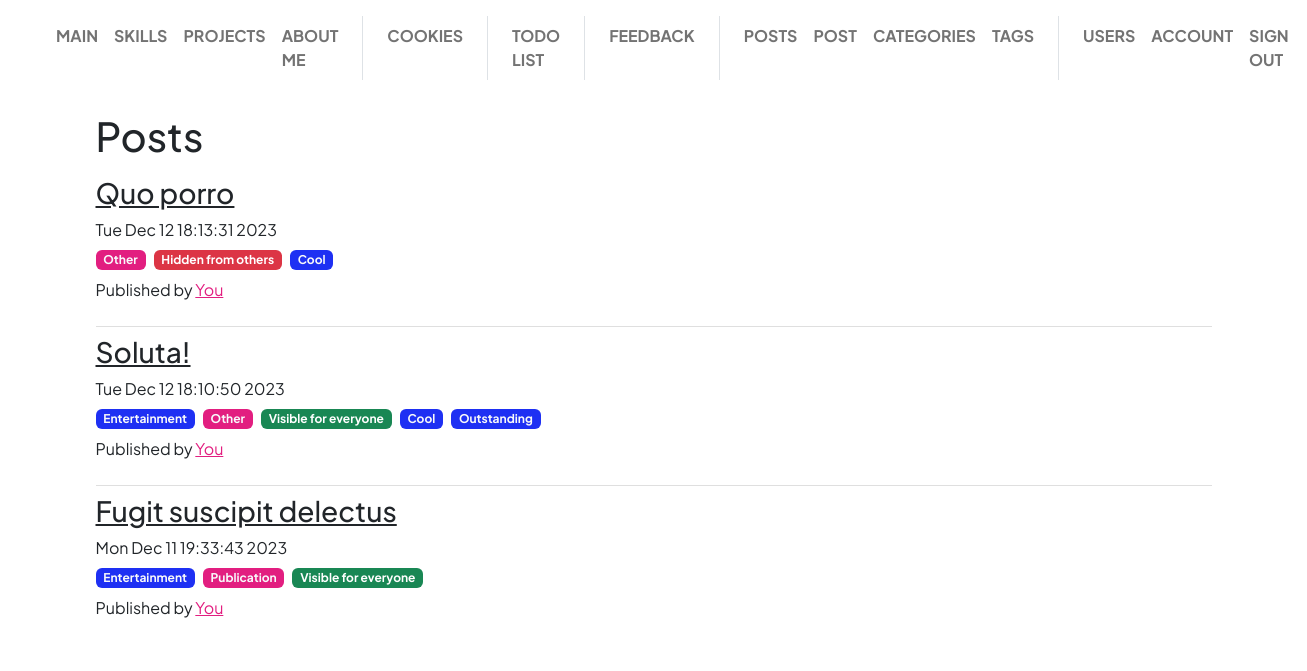
The page /post/list (signed in) on the database its author committed.
### app/post/models.py (models this page shows, shortened)
class Post(db.Model):
    __tablename__ = "post"
    id = Column(Integer, primary_key=True)
    title = Column(String(64), nullable=False)
    text = Column(String(1024), nullable=False)
    created = Column(DateTime(True), nullable=False, default=datetime.now)
    type = Column(Enum(EnumType), default='other')
    enabled = Column(Boolean, nullable=False, default=True)
    user_id = Column(Integer, ForeignKey(User.id), nullable=False)
    category_id = Column(Integer, ForeignKey(Category.id, name="fk_post_category_id"), nullable=True)
    tags: Mapped[List[Tag]] = db.relationship('Tag', secondary=post_tag_m2m, back_populates="posts")
    def visible_posts():
        try:
            current_user_id = current_user.id
        except:
            current_user_id = None
        if current_user_id:
            query = sa.select(Post).where(
                (Post.enabled == True).__or__(Post.user_id == current_user_id))
        else:
            query = sa.select(Post).where((Post.enabled == True))
        return db.session.execute(query.order_by(Post.created.desc())).scalars()

class Tag(db.Model):
    __tablename__ = "tag"
    id = Column(Integer, primary_key=True)
    name = Column(String(48), nullable=False)
    posts: Mapped[List[Post]] = db.relationship(secondary=post_tag_m2m, back_populates="tags")

class Category(db.Model):
    __tablename__ = "category"
    id = Column(Integer, primary_key=True)
    name = Column(String(48), nullable=False)
    posts = db.relationship('Post', backref='category', lazy=True)

### app/post/views.py (the view)
@post_blueprint.route('/', methods=["GET"])
@post_blueprint.route('/list', methods=["GET"])
def list():
    all_posts = Post.visible_posts().all()
    return render_template("post/list.html", all_posts=all_posts)

### app/base/menu.py (called while the page is built)
@base_blueprint.app_context_processor
def inject_menu():
    return dict(menu=__menu__.__iter__(), menu_separator=__separator__)

    @property
    def url(self):
        return url_for(self.endpoint)

    @property
    def visible(self):
        return not self.visibility_lambda or self.visibility_lambda()

### app/post/models.py (called while the page is built)
    @property
    def label(self):
        match self:
            case EnumType.news:
                return 'News'
            case EnumType.publication:
                return 'Publication'
            case EnumType.other:
                return 'Other'

### app/user/models.py (called while the page is built)
@login_manager.user_loader
def user_loader(user_id):
    return User.query.get(int(user_id))

### app/post/templates/post/list.html (shortened to what this page needs)
{% extends "base/base.html" %}
{% block page_body %}
<h1>Posts</h1>
{% if all_posts.__len__() > 0 %}
<ul class="list-group list-group-flush">
    {% for post in all_posts %}
    <li class="list-group-item px-0">
        <h3>
            <a href="{{ url_for('.post', id=post['id']) }}" class="link-dark"> {{ post["title"] }} </a>
        </h3>
        <p class="mb-2"> {{ post["created"].ctime() }} </p>
        <p class="d-flex gap-2 mb-2">
            {% if post["category"] %}
            <span class="badge text-bg-primary text-light"> {{ post["category"]["name"] }} </span>
            {% endif %}
            <span class="badge text-bg-secondary text-light"> {{ post["type"]["label"] }} </span>
            {% if post["user_id"] == current_user.id %}
                {% if post["enabled"] %}
                <span class="badge text-bg-success">Visible for everyone</span>
                {% else %}
                <span class="badge text-bg-danger">Hidden from others</span>
                {% endif %}
            {% endif %}
            {% for tag in post["tags"] %}
                <span class="badge text-bg-primary text-light"> {{ tag["name"] }} </span>
            {% endfor %}
        </p>
        <p>
            Published by
            {% if post["user_id"] == current_user.id %}
            <a href="{{ url_for('user.account') }}" class="text-secondary">You</a>
            {% else %}
            {{ post["user"]["username"] }}
            (<a class="text-secondary" href="mailto:{{ post['user']['email'] }}">{{ post["user"]["email"] }}</a>)
            {% endif %}
        </p>
    </li>
    {% endfor%}
</ul>
{% else %}
<h4>
    No posts
</h4>
{% endif %}
{% endblock %}

### rows shown on the page
Post: title "Quo porro", created.ctime "Tue Dec 12 18:13:31 2023", type.label "Other", enabled "Hidden from others"
Tag: name "Cool"
Post: title "Soluta!", created.ctime "Tue Dec 12 18:10:50 2023", category.name "Entertainment", type.label "Other", enabled "Visible for everyone"
Tag: name "Outstanding"
Post: title "Fugit suscipit delectus", created.ctime "Mon Dec 11 19:33:43 2023", category.name "Entertainment", type.label "Publication", enabled "Visible for everyone"

### other values the page prints
{{ item.name | upper }} "MAIN" "SKILLS" "PROJECTS" "ABOUT ME" "COOKIES" "TODO LIST" "FEEDBACK" "POSTS" "POST" "CATEGORIES" "TAGS" "USERS" "ACCOUNT" "SIGN OUT"
